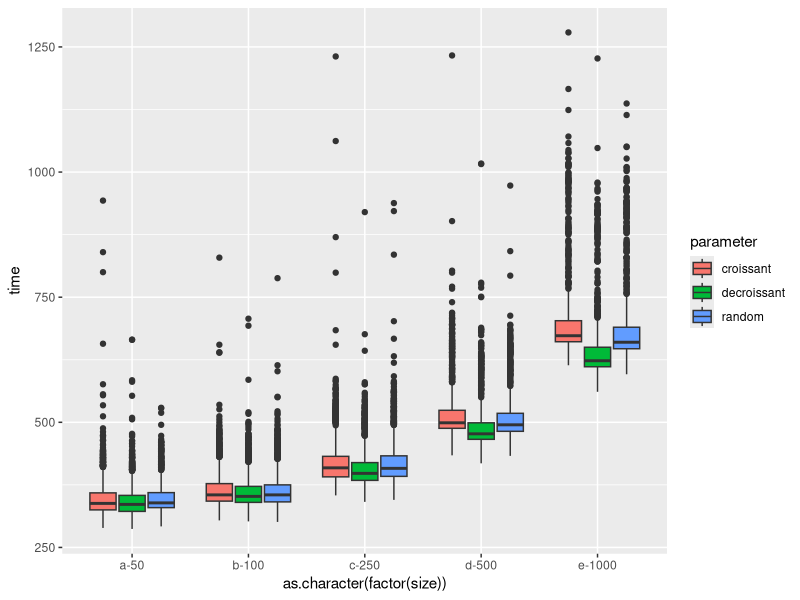

The R source for this figure:
#! /usr/bin/Rscript

library(ggplot2)

data <- read.table(file="stats.txt",header=TRUE,sep="\t")
pdf(file="stat.pdf",width=14,height=6)
ggplot(data,aes(y=time,x=as.character(factor(size)),fill=parameter)) + geom_boxplot()
dev.off()
